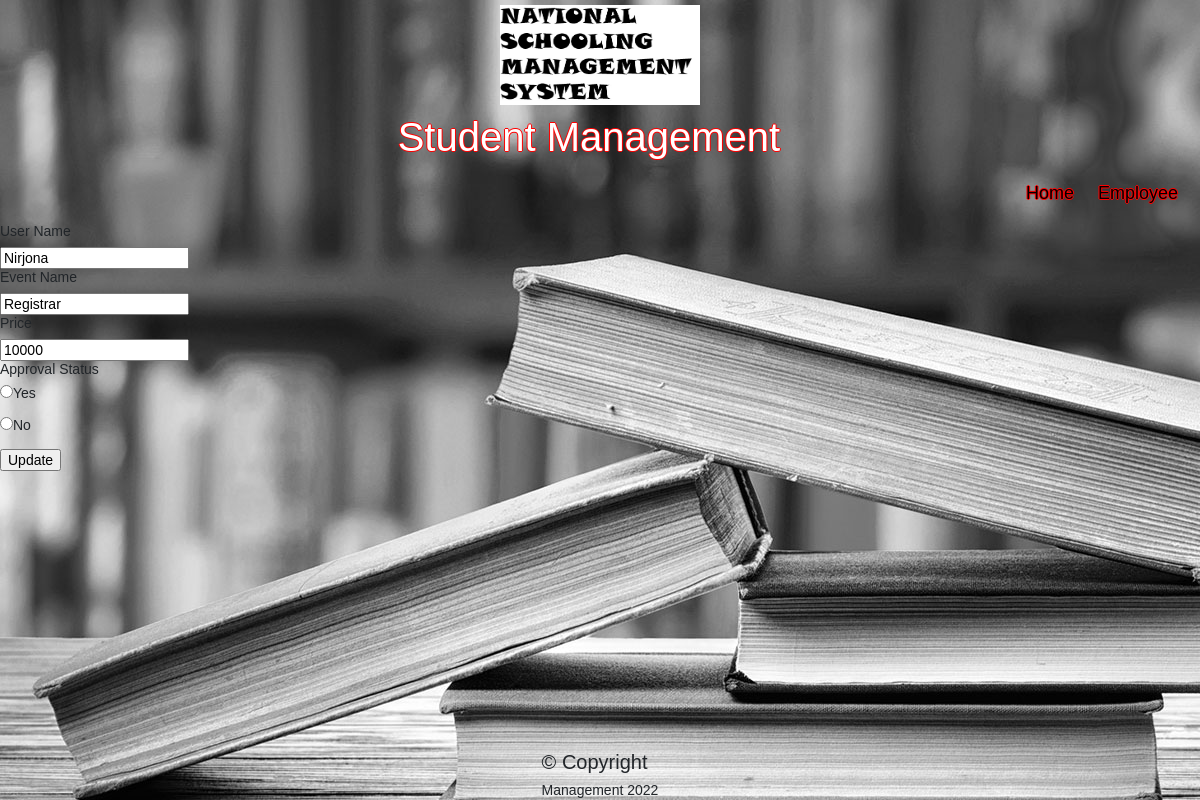
/mvc/view/editEvent.php?id=1 (signed in), run on the app's committed database.
### tables this page shows
CREATE TABLE `events` (
  `id` int(11) NOT NULL,
  `client_name` varchar(50) NOT NULL,
  `event_name` varchar(255) NOT NULL,
  `price` varchar(255) NOT NULL,
  `approval_status` tinyint(1) NOT NULL
);

### mvc/model/model.php (called while the page is built, shortened)
<?php
function showEvent($id){
 $conn = db_conn();
 $selectQuery = "SELECT * FROM `events` where ID = ?";
    try {
        $stmt = $conn->prepare($selectQuery);
        $stmt->execute([$id]);
    } catch (PDOException $e) {
        echo $e->getMessage();
    }
    $row = $stmt->fetch(PDO::FETCH_ASSOC);
    return $row;
}

### mvc/controller/eventInfo.php (called while the page is built, shortened)
<?php
require_once ('../model/model.php');
function fetchEvent($id){
	return showEvent($id);
}

### mvc/view/editEvent.php (the view, shortened to what this page needs)
<?php include ("header.php"); ?>
<?php
require_once '../controller/eventInfo.php';
$event = fetchEvent($_GET['id']);
 ?>
<!DOCTYPE html>
<html lang="en">
<head>
    <link rel="stylesheet" href="https://stackpath.bootstrapcdn.com/bootstrap/4.5.2/css/bootstrap.min.css">
</head>
<body>
 <form action="../controller/updateEvent.php" method="POST" enctype="multipart/form-data">
  <label for="name">User Name</label><br>
  <input value="<?php echo $event['client_name'] ?>" type="text" id="client_name" name="client_name"><br>
  <label for="event">Event Name</label><br>
  <input value="<?php echo $event['event_name'] ?>" type="text" id="event_name" name="event_name"><br>
  <label for="price">Price</label><br>
  <input value="<?php echo $event['price'] ?>" type="text" id="price" name="price"><br>
  <label for="approve">Approval Status</label><br>
  <p>
    <input type="radio" id="approval_status" name="approval_status" value="1" >Yes</input>
  </p>
  <p>
    <input type="radio" id="approval_status" name="approval_status" value="0">No</input>
  </p>
  <input type="submit" name = "updateEvent" value="Update">
</form>
</body>
</html>
<?php
include ("../view/footer.php");
?>

### mvc/view/header.php (style rules this page uses)
* { box-sizing: border-box; }
body { margin: 0; font-family: Arial, Helvetica, sans-serif; }

### mvc/view/editEvent.php (style rules this page uses)
body { font: 14px sans-serif; background-image: url('../upload/Library.jpg'); }

### mvc/view/footer.php (style rules this page uses)
body { font: 14px sans-serif; }

### data on the page
events: client_name "Nirjona", event_name "Registrar", price "10000"
